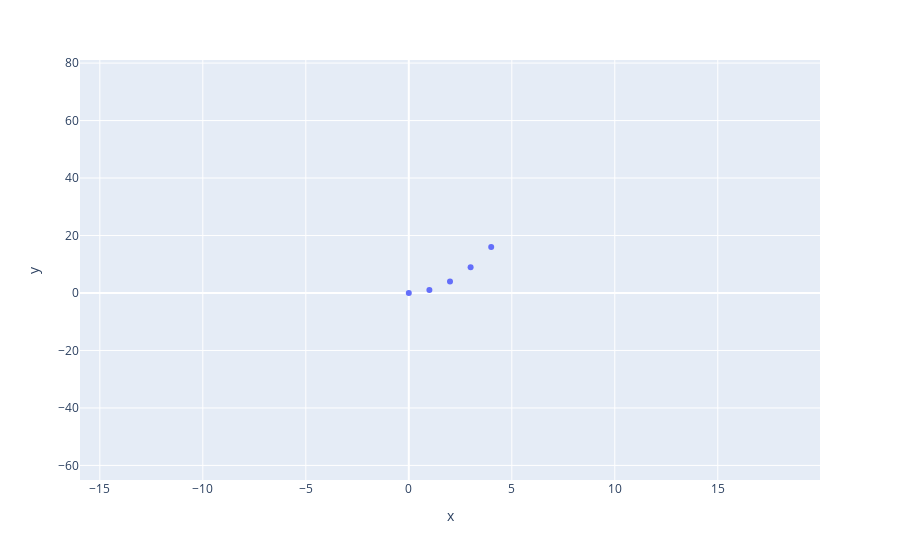

This figure's notebook cell:
### Markdown cell above
## 散布図

### Code cell
import plotly.express as px
fig = px.scatter(x=[0, 1, 2, 3, 4], y=[0, 1, 4, 9, 16])
fig.show()

### Figure 1 — Plotly figure (JSON) as saved in the notebook; plotly's stock layout.template omitted (floating-point values rounded to 4 significant figures)
{"data": [{"hovertemplate": "x=%{x}<br>y=%{y}<extra></extra>", "legendgroup": "", "marker": {"color": "#636efa", "symbol": "circle"}, "mode": "markers", "name": "", "orientation": "v", "showlegend": false, "type": "scatter", "x": [0, 1, 2, 3, 4], "xaxis": "x", "y": [0, 1, 4, 9, 16], "yaxis": "y"}], "layout": {"autosize": true, "dragmode": "zoom", "legend": {"tracegroupgap": 0}, "margin": {"t": 60}, "xaxis": {"anchor": "y", "autorange": false, "domain": [0, 1], "range": [-15.96, 19.96], "showspikes": false, "title": {"text": "x"}, "type": "linear"}, "yaxis": {"anchor": "x", "autorange": false, "domain": [0, 1], "range": [-65.08, 81.08], "showspikes": false, "title": {"text": "y"}, "type": "linear"}}}
